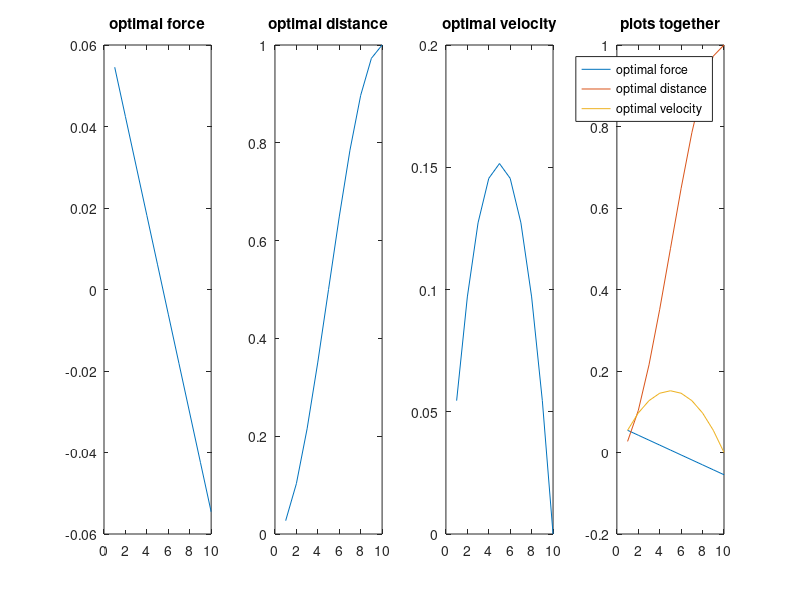

Write the MATLAB code that produced this figure.
clear; close all; clc;

y = [1 0]';

A_x = [1 1;0 1];
b = [0.5 1]';

A = [A_x^9*b, A_x^8*b, A_x^7*b, A_x^6*b, A_x^5*b, A_x^4*b, A_x^3*b, A_x^2*b, A_x^1*b, A_x^0*b];

p_n = A'*inv(A*A')*y;
subplot(1, 4, 1)
plot(p_n)
hold on 
title('optimal force')

X = zeros(2,10);
for i = 1:10
    if i == 1
        X(:,1) = A_x*[0 0]' + b*p_n(1); 
    else
        X(:,i) = A_x*X(:,i-1) + b*p_n(i); 
    end
end

subplot(1, 4, 2)
plot(X(1, :))
hold on 
title('optimal distance')
subplot(1, 4, 3)
plot(X(2, :))
hold on 
title('optimal velocity')
subplot(1, 4, 4)
plot(p_n)
hold on 
plot(X(1, :))
hold on
plot(X(2, :))
title('plots together')
legend('optimal force','optimal distance', 'optimal velocity')